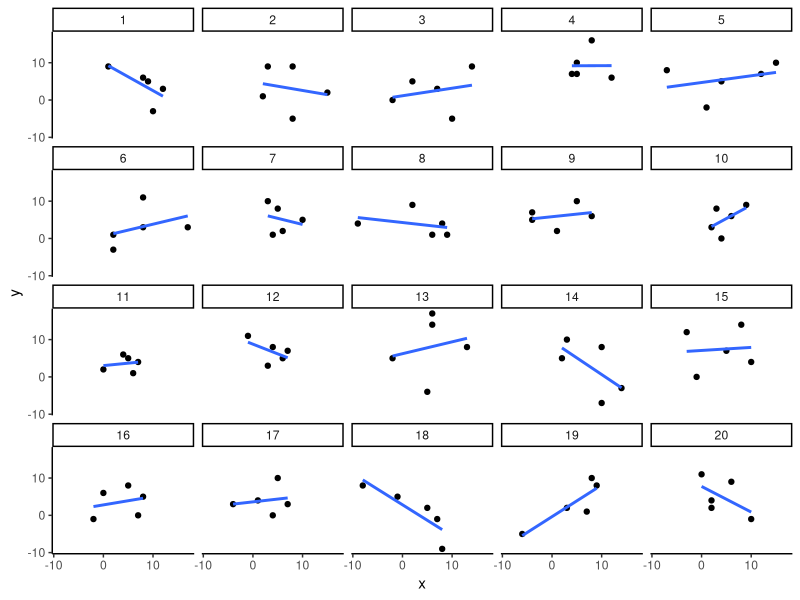
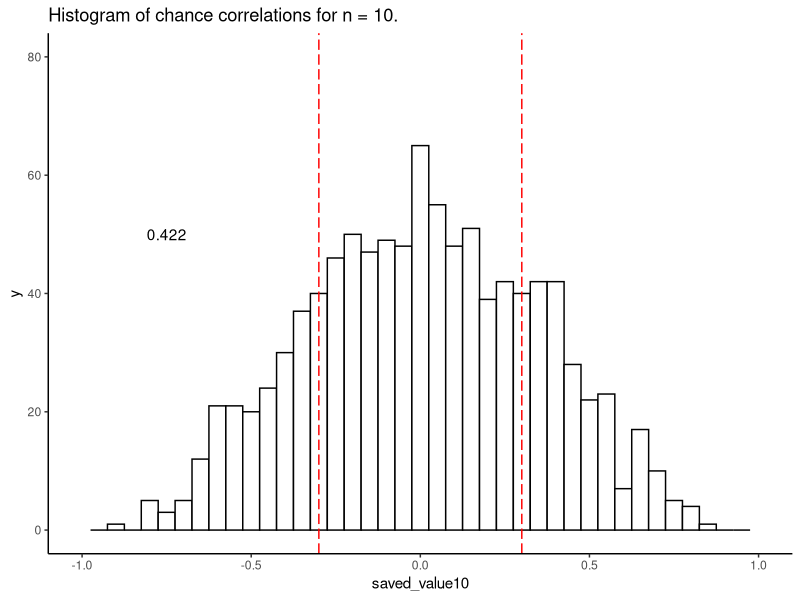
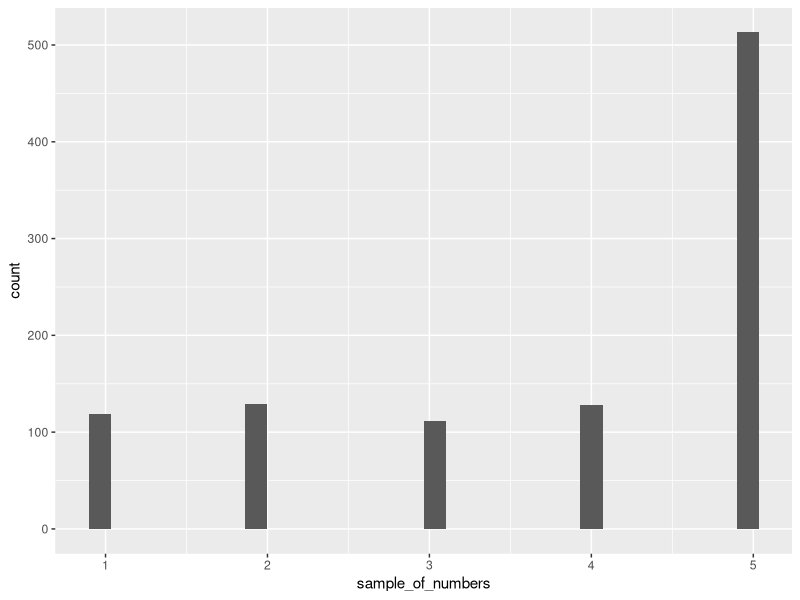
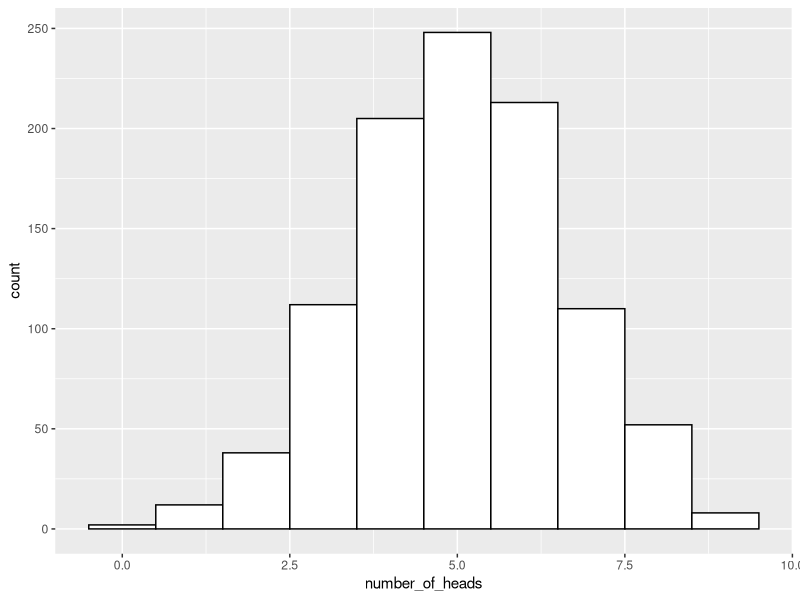
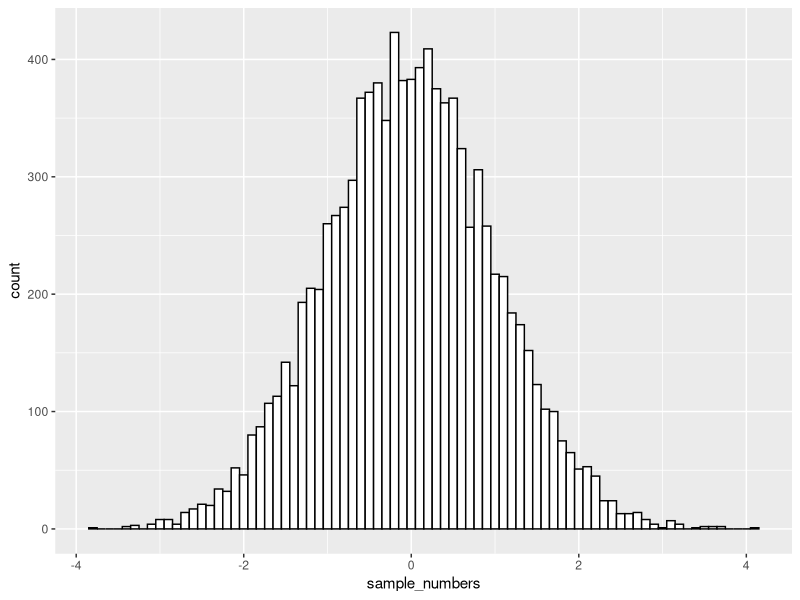
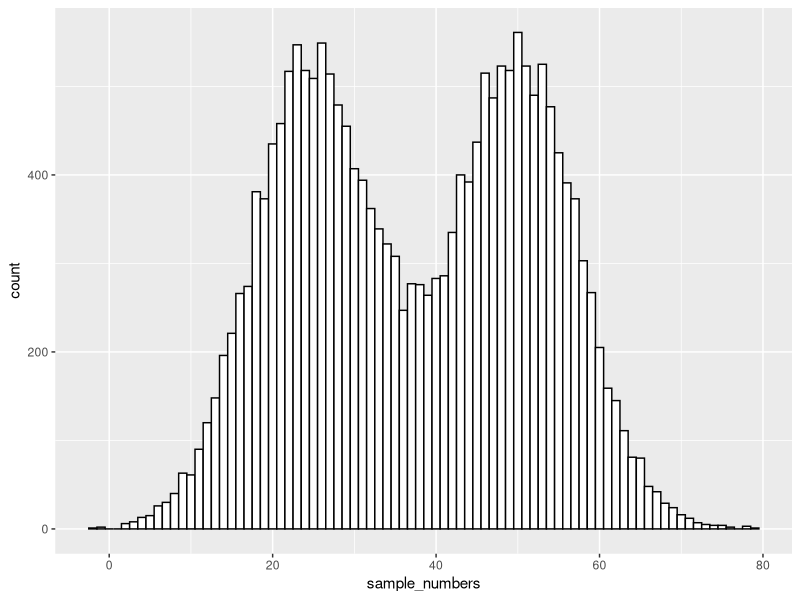
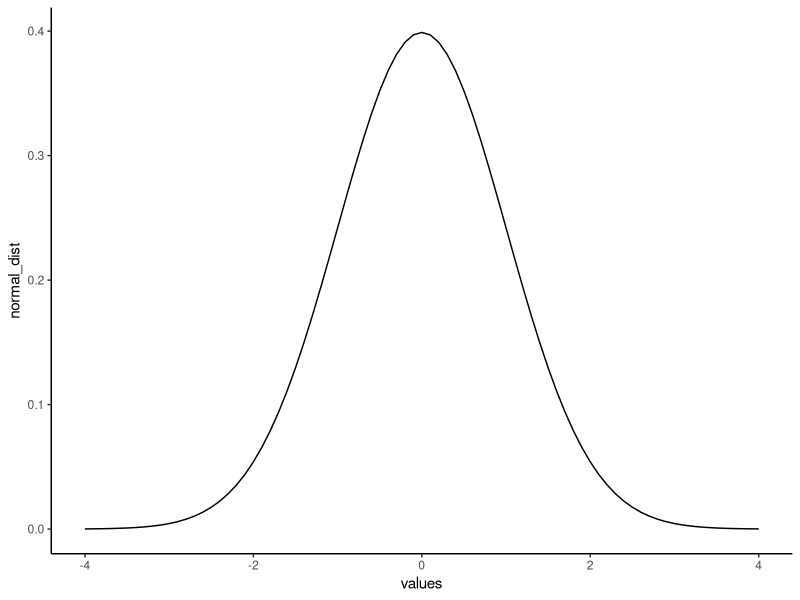
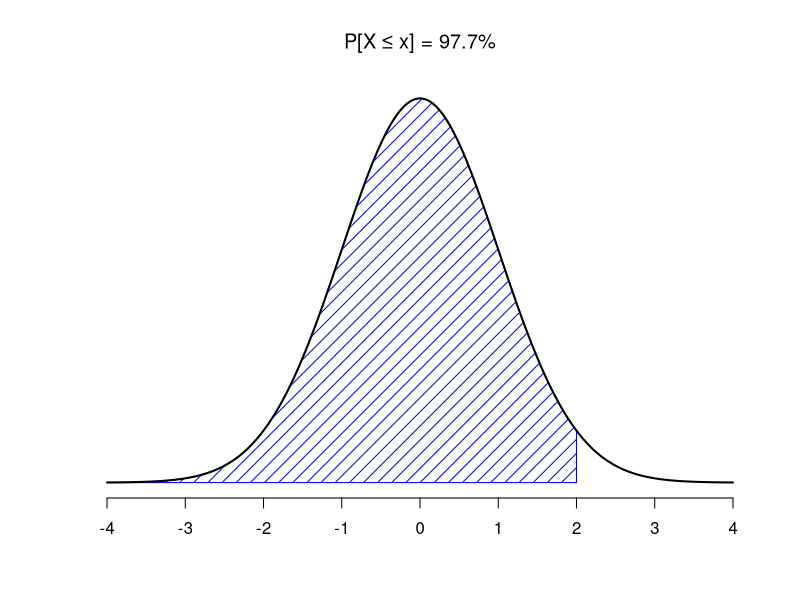

Recreate these plots in R, in order.
## ---- chunk 1
library(tidyverse)

x<-round(rnorm(5*20,5,5)) # rnorm draws random numbers from a normal distribution
y<-round(rnorm(5*20,5,5)) 
conditions<-rep(1:20, each=5)

# put data in data.frame
all_df <- data.frame(conditions, x, y)

# plot 20 scatterplots with best fit line
ggplot(all_df, aes(x=x,y=y))+
  geom_point()+
  geom_smooth(method=lm, se=FALSE)+
  facet_wrap(~conditions)+
  theme_classic()

## ---- chunk 2
saved_value <- c() # create empty variable
for (i in 1:5) { # loop over code between {} 5 times
  x <- rnorm(n=10, mean=0, sd=5) # generate normally distributed random variables
  y <- rnorm(n=10, mean=0, sd=5)
  saved_value[i] <- sum(x*y) # save the sum of the product of x*y in saved_value
}

min_value <- min(saved_value)
max_value <- max(saved_value)

print(min_value)
print(max_value)

## ---- chunk 3

# generate correlations
saved_value10 <- c() # create empty variable
for (i in 1:1000) {
  x <- rnorm(n=10, mean=1, sd=10) # n = 10
  y <- rnorm(n=10, mean=1, sd=10)
  saved_value10[i] <- cor(x,y)
}

df_cor <- data.frame(saved_value10)
# find proportion of correlations below -0.3 and above +0.3
prop_cor <- mean(saved_value10 < -0.3 | saved_value10 > 0.3)

# n = 10
ggplot(df_cor, aes(x=saved_value10)) + 
  geom_histogram(binwidth=0.05,fill="white",color="black") +
  geom_vline(xintercept = c(-0.3,0.3), colour = "red", linetype = "longdash")+
  annotate("text",label=prop_cor,x=-0.75,y=50)+
  xlim(-1,1)+
  ylim(0,80)+
  theme_classic()+
  ggtitle("Histogram of chance correlations for n = 10.")

## ---- chunk 4
gumballs <- c("A","B")
sample_of_gumballs <-sample(gumballs, 10, replace=TRUE)
sample_of_gumballs
## ---- chunk 5
some_numbers <- c(1,2,3,4,5,5,5,5)
sample_of_numbers <-sample(some_numbers, 20, replace=TRUE)
sample_of_numbers
## ---- chunk 6
some_numbers <- c(1,2,3,4,5,5,5,5)
sample_of_numbers <-sample(some_numbers, 1000, replace=TRUE)
sample_df <- data.frame(sample_of_numbers)

ggplot(sample_df,aes(x=sample_of_numbers)) + 
  geom_histogram()

## ---- chunk 7
coin_flips <- rbinom(10,1,.5)
coin_flips

## ---- chunk 8
coin_flips <- rbinom(10,1,.5)
sum(coin_flips)
## ---- chunk 9
number_of_heads<-length(1000) # make an empty variable to save things in

for(i in 1:1000){
  number_of_heads[i] <- sum(rbinom(10,1,.5))
}

heads_df <- data.frame(number_of_heads)

ggplot(heads_df,aes(x=number_of_heads)) +
  geom_histogram(binwidth=1,fill="white",color="black") 

## ---- chunk 10

sample_numbers <- rnorm(10000,0,1) # sample n = 10,000 numbers with mean = 0 and sd=1
sample_df <- data.frame(sample_numbers)

ggplot(sample_df,aes(x=sample_numbers)) +
  geom_histogram(binwidth=0.1,fill="white",color="black") 


## ---- chunk 11
sample_numbers <- ( c( rnorm(10000,25,7.5), rnorm(10000,50,7.5)) )
sample_df <- data.frame(sample_numbers)

ggplot(sample_df,aes(x=sample_numbers)) +
  geom_histogram(binwidth=1,fill="white",color="black") 


## ---- chunk 12
normal_dist <- dnorm(seq(-4,4,.1), 0, 1)
values <-seq(-4,4,.1)
normal_df <-data.frame(values,normal_dist)

ggplot(normal_df, aes(x=values,y=normal_dist))+
  geom_line()+
  theme_classic()

## ---- chunk 13
pnorm(0, mean = 0, sd= 1)
## ---- chunk 14
pnorm(2, mean = 0, sd= 1)
## ---- chunk 15

plotNormArea <- function( a,b ) { # a = lower s.d., b = upper s.d.
  plot.new()
  w<-4
  plot.window( xlim = c(-w,w), ylim = c(0,.4))
  xval <- seq( max(a,-w),min(b,w),.01)
  yval <- dnorm(xval,0,1)
  end <- length(xval)
  polygon( c(xval[1],xval,xval[end]), 
           c(0,yval,0),
           col="blue",
           density = 10 
  )
  xval <- seq(-w,w,.01)
  yval <- dnorm( xval, 0, 1)				
  lines( xval,yval, lwd=2, col="black" )
  axis( side=1, at=-w:w )
  area <- abs(pnorm(b,0,1)-pnorm(a,0,1))
  title( main= paste("P[X ≤ x] = ",round(area*100,1),"%", sep=""), font.main=1 )
  
}

plotNormArea(-4,2)
  
## ---- chunk 16

plotNormArea <- function( a,b ) { # a = lower s.d., b = upper s.d.
  plot.new()
  w<-4
  plot.window( xlim = c(-w,w), ylim = c(0,.4))
  xval <- seq( max(a,-w),min(b,w),.01)
  yval <- dnorm(xval,0,1)
  end <- length(xval)
  polygon( c(xval[1],xval,xval[end]), 
           c(0,yval,0),
           col="blue",
           density = 10 
  )
  xval <- seq(-w,w,.01)
  yval <- dnorm( xval, 0, 1)				
  lines( xval,yval, lwd=2, col="black" )
  axis( side=1, at=-w:w )
  area <- abs(pnorm(b,0,1)-pnorm(a,0,1))
  title( main= paste("P[X ≥ x] = ",round(area*100,1),"%", sep=""), font.main=1 )
  
}

plotNormArea(2,4)
  
## ---- chunk 17
pnorm(2, mean = 0, sd= 1,lower.tail = FALSE)
## ---- chunk 18
set.seed(123)
some_numbers <- rnorm(20,50,25) # 20 numbers, mean = 50, s.d. = 25
print(some_numbers)
## ---- chunk 19
some_numbers <- rnorm(20,50,25) # 20 numbers, mean = 50, s.d. = 25
## ---- chunk 20
my_mean <- mean(some_numbers)
my_sd <-sd(some_numbers)

print(my_mean)
print(my_sd)
## ---- chunk 21
differences<-some_numbers-my_mean
print(differences)
## ---- chunk 22
z_scores<-differences/my_sd
print(z_scores)
